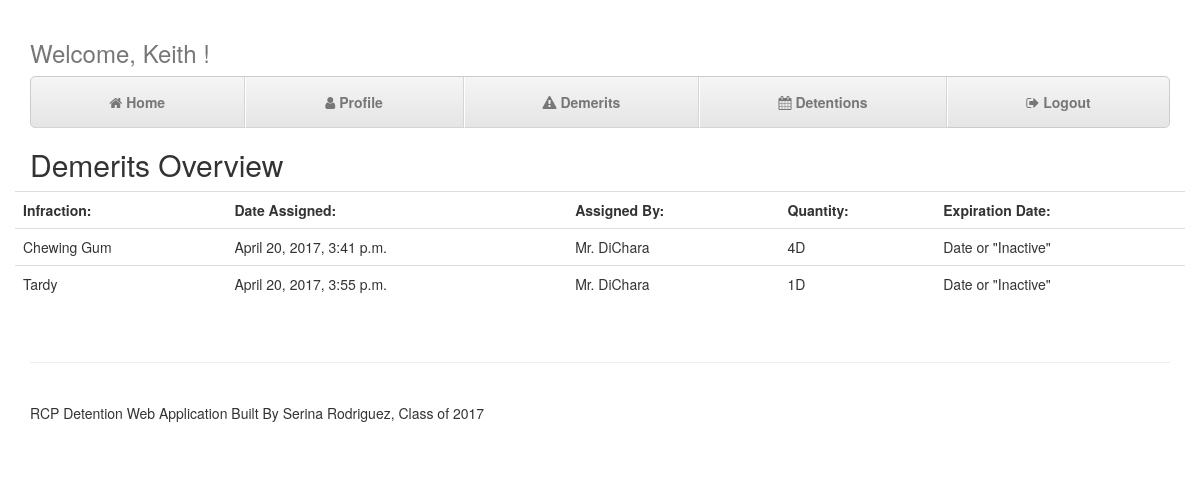
Page /demerits/ (signed in) on the committed database.
### detention/models.py (models this page shows, shortened)
class StudentProfile(models.Model):
    username = models.CharField(max_length=50)
    password = models.CharField(max_length=100)
    email = models.EmailField(max_length=100)
    first_name = models.CharField(max_length=100)
    last_name = models.CharField(max_length=100)
    security_question = models.CharField(max_length=100, choices=QUESTIONS_LIST)
    security_answer = models.CharField(max_length=100)
    grade_level = models.CharField(max_length=2, choices = GRADE_LIST)
    advisor = models.CharField(max_length=50)
    date_created = models.DateField(default=datetime.datetime.now)

class Demerit(models.Model):
    date_assigned = models.DateTimeField(default=datetime.datetime.now)
    assigned_by = models.CharField(max_length=50)
    student = models.ForeignKey(StudentProfile)
    infraction = models.CharField(max_length=200)
    demerit_quantity = models.IntegerField()

### detention/views.py (the view)
# urls.py: url(r'^demerits/$', views.demerit, name='demerits'),
def demerit(request):
    username_pk = request.user.pk
    if username_pk is None:
        return redirect('login')
    else:
        student_check = StudentProfile.objects.filter(username=request.user)
        parent_check = ParentProfile.objects.filter(username=request.user)
        if len(student_check)>0:
            student = StudentProfile.objects.get(username=request.user)
            demerit_count = Demerit.objects.filter(student=student).aggregate(Sum('demerit_quantity'))
            demerit = Demerit.objects.filter(student=student)
            parent = None
        elif len(parent_check)>0:
            parent = ParentProfile.objects.get(username=request.user)
            demerit_count = Demerit.objects.filter(student=parent.student_username).aggregate(Sum('demerit_quantity'))
            demerit = Demerit.objects.filter(student=parent.student_username)
            student = None
    context = {'dem_total': demerit_count, 'demerit': demerit, 'student':student, 'parent':parent}
    return render(request, 'detention/demerit.html', context)

### detention/templates/detention/demerit.html
{% extends 'detention/base.html' %}
{% load crispy_forms_tags %}
{% block content %}
<h2>Demerits Overview</h2>
<div class="row">
    <div class="table-responsive">
        <table class="table">
            <th>Infraction:</th>
            <th>Date Assigned:</th>
            <th>Assigned By:</th>
            <th>Quantity:</th>
            <th>Expiration Date:</th>
            {% for d in demerit %}
            <tr>
                <td>{{d.infraction}}</td>
                <td>{{d.date_assigned}}</td>
                <td>{{d.assigned_by}}</td>
                <td>{{d.demerit_quantity}}D</td>
                <td>Date or "Inactive"</td>
            </tr>
            {% endfor %}
        </table>
    </div>
</div>
{% endblock %}

### detention/templates/detention/base.html (shortened to what this page needs)
{% load staticfiles %}
<!DOCTYPE html>
<html lang="en">
  <head>
    <link href="{% static 'css/bootstrap.min.css' %}" rel="stylesheet">
    <link href="{% static 'css/ie10-viewport-bug-workaround.css' %}" rel="stylesheet">
    <link href="{% static 'css/justified-nav.css' %}" rel="stylesheet">
    <link href="{% static 'font-awesome/css/font-awesome.min.css' %}" rel="stylesheet" type="text/css">
  </head>
  <body>
    <div class="container">
      <div class="masthead">
        <h3 class="text-muted">Welcome, {% if student %} {{student.first_name}} {% else %} {{parent.first_name}} {% endif %}!  </h3>
        <nav>
          <ul class="nav nav-justified">
            <li><a href="{% url 'index' %}"><i class="fa fa-home" aria-hidden="true"></i> Home</a></li>
            <li><a href="{% url 'profile' %}"><i class="fa fa-user" aria-hidden="true"></i> Profile</a></li>
            <li><a href="{% url 'demerits' %}"><i class="fa fa-exclamation-triangle" aria-hidden="true"></i> Demerits</a></li>
            <li><a href="{% url 'detentions' %}"><i class="fa fa-calendar" aria-hidden="true"></i> Detentions</a></li>
            <li><a href="{% url 'logout' %}"><i class="fa fa-sign-out" aria-hidden="true"></i> Logout</a></li>
          </ul>
        </nav>
      </div>
        {% block content %}
        {% endblock %}
        <footer class="footer">
            <p>RCP Detention Web Application Built By Serina Rodriguez, Class of 2017</p>
        </footer>
    </div>
  </body>
</html>

### detention/static/css/justified-nav.css (style rules this page uses)
body { padding-top: 20px; }
.footer { padding-top: 40px; padding-bottom: 40px; margin-top: 40px; border-top: 1px solid #eee; }
.nav-justified { background-color: #eee; border: 1px solid #ccc; border-radius: 5px; }
.nav-justified > li > a { padding-top: 15px; padding-bottom: 15px; margin-bottom: 0; font-weight: bold; color: #777; text-align: center; background-color: #e5e5e5; background-image: -webkit-gradient(linear, left top, left bottom, from(#f5f5f5), to(#e5e5e5)); background-image: -webkit-linear-gradient(top, #f5f5f5 0%, #e5e5e5 100%); background-image: -o-linear-gradient(top, #f5f5f5 0%, #e5e5e5 100%); background-image: linear-gradient(to bottom, #f5f5f5 0%,#e5e5e5 100%); filter: progid:DXImageTransform.Microsoft.gradient( startColorstr='#f5f5f5', endColorstr='#e5e5e5',GradientType=0 ); background-repeat: repeat-x; border-bottom: 1px solid #d5d5d5; }
.nav-justified > li:first-child > a { border-radius: 5px 5px 0 0; }
.nav-justified > li:last-child > a { border-bottom: 0; border-radius: 0 0 5px 5px; }
@media (min-width: 768px) { .nav-justified { max-height: 52px; } }
@media (min-width: 768px) { .nav-justified > li > a { border-right: 1px solid #d5d5d5; border-left: 1px solid #fff; } }
@media (min-width: 768px) { .nav-justified > li:first-child > a { border-left: 0; border-radius: 5px 0 0 5px; } }
@media (min-width: 768px) { .nav-justified > li:last-child > a { border-right: 0; border-radius: 0 5px 5px 0; } }
@media screen and (min-width: 768px) { .masthead, .marketing, .footer { padding-right: 0; padding-left: 0; } }

### rows in the picture
StudentProfile: first_name "Keith"
Demerit: infraction "Chewing Gum", date_assigned "April 20, 2017, 3:41 p.m.", assigned_by "Mr. DiChara", demerit_quantity "4"
Demerit: infraction "Tardy", date_assigned "April 20, 2017, 3:55 p.m.", assigned_by "Mr. DiChara", demerit_quantity "1"
